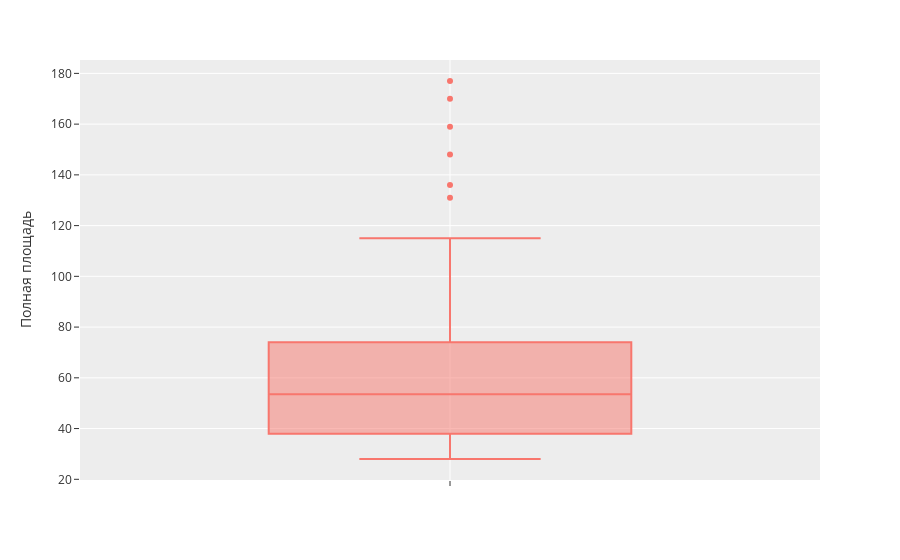

Notebook code for this chart:
### Markdown cell above
4. Постройте box plot отображающий распределение полных площадей квартир в Басманном районе

### Code cell
basmanny_flats = df[df['sub_area'] == 'Basmannoe']
fig = px.box(
    basmanny_flats,
    y='full_sq',
    labels={'full_sq': 'Полная площадь'},
    template='ggplot2')
fig.show()

### Figure 1 — Plotly figure (JSON) as saved in the notebook; plotly's stock layout.template omitted (floating-point values rounded to 4 significant figures)
{"data": [{"alignmentgroup": "True", "hovertemplate": "Полная площадь=%{y}<extra></extra>", "legendgroup": "", "marker": {"color": "#F8766D"}, "name": "", "notched": false, "offsetgroup": "", "orientation": "v", "showlegend": false, "type": "box", "x0": " ", "xaxis": "x", "y": [77, 66, 36, 28, 32, 136, 37, 37, 89, 32, 52, 68, 35, 49, 58, 47, 65, 32, 44, 33, 42, 99, 30, 53, 58, 39, 90, 58, 33, 59, 33, 61, 44, 33, 52, 85, 31, 32, 39, 39, 81, 86, 66, 68, 49, 170, 50, 77, 38, 74, 45, 64, 38, 76, 58, 99, 45, 55, 41, 106, 131, 73, 33, 177, 58, 57, 44, 35, 148, 36, 48, 35, 115, 61, 159, 77, 45, 31, 66, 54, 88, 49, 76, 69, 34, 57, 61, 65, 29, 52, 36, 40, 80, 43, 55, 77, 52, 99], "y0": " ", "yaxis": "y"}], "layout": {"boxmode": "group", "legend": {"tracegroupgap": 0}, "margin": {"t": 60}, "xaxis": {"anchor": "y", "domain": [0, 1]}, "yaxis": {"anchor": "x", "domain": [0, 1], "title": {"text": "Полная площадь"}}}}
